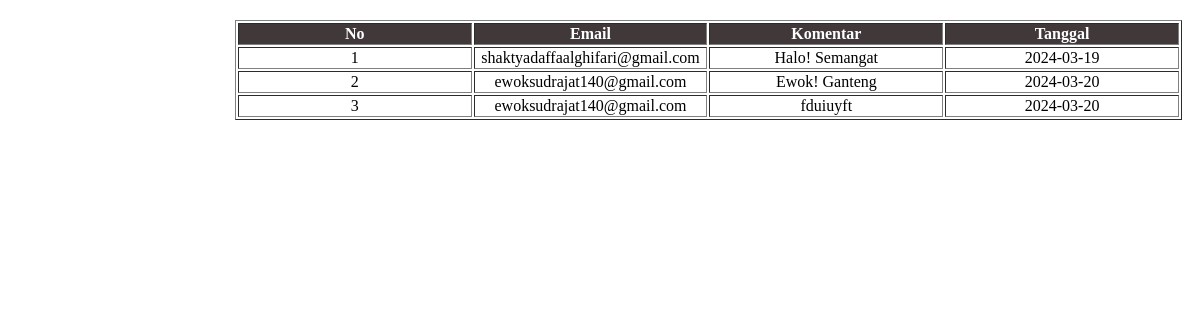
Page /komentar.php on the committed database.
### tables this page shows
CREATE TABLE `komentar` (
  `id` int NOT NULL,
  `email` varchar(100) NOT NULL,
  `komentar` text NOT NULL,
  `tanggal` date NOT NULL
);

### koneksi.php (called while the page is built, shortened)
<?php
if (!function_exists('query')) {
    function query($koneksi, $query) {
        $data = mysqli_query($koneksi, $query);
        $hasil = [];
        while($d = mysqli_fetch_assoc($data)) {
            $hasil[] = $d;
        }
        return $hasil;
    }
}
?>

### komentar.php (the view, shortened to what this page needs)
<?php
require "../koneksi.php";
$komen = query($koneksi, "SELECT * FROM komentar");
    ?>
 <!DOCTYPE html>
<html lang="en">
<head>
</head>
<body>
    <table border="1">
        <tr>
            <th>No</th>
            <th>Email</th>
            <th>Komentar</th>
            <th>Tanggal</th>
        </tr>
        <?php $i = 1; foreach($komen as $k): ?>
            <tr>
                <td><?php echo $i++ ?></td>
                <td><?php echo $k['email'] ?></td>
                <td><?php echo $k['komentar'] ?></td>
                <td><?php echo $k['tanggal'] ?></td>
            </tr>
        <?php endforeach; ?>
    </table>
</body>
</html>

### komentar.php (style rules this page uses)
table { margin: 0 auto; width: 80%; margin-top: 20px; margin-bottom: 100px; margin-right: 10px }
tr th { text-align: center; width: 25%; background : #413839; color : white; }
tr td { text-align: center; }

### rows in the picture
komentar: email "shaktyadaffaalghifari@gmail.com", komentar "Halo! Semangat", tanggal "2024-03-19"
komentar: email "ewoksudrajat140@gmail.com", komentar "Ewok! Ganteng", tanggal "2024-03-20"
komentar: email "ewoksudrajat140@gmail.com", komentar "fduiuyft", tanggal "2024-03-20"
